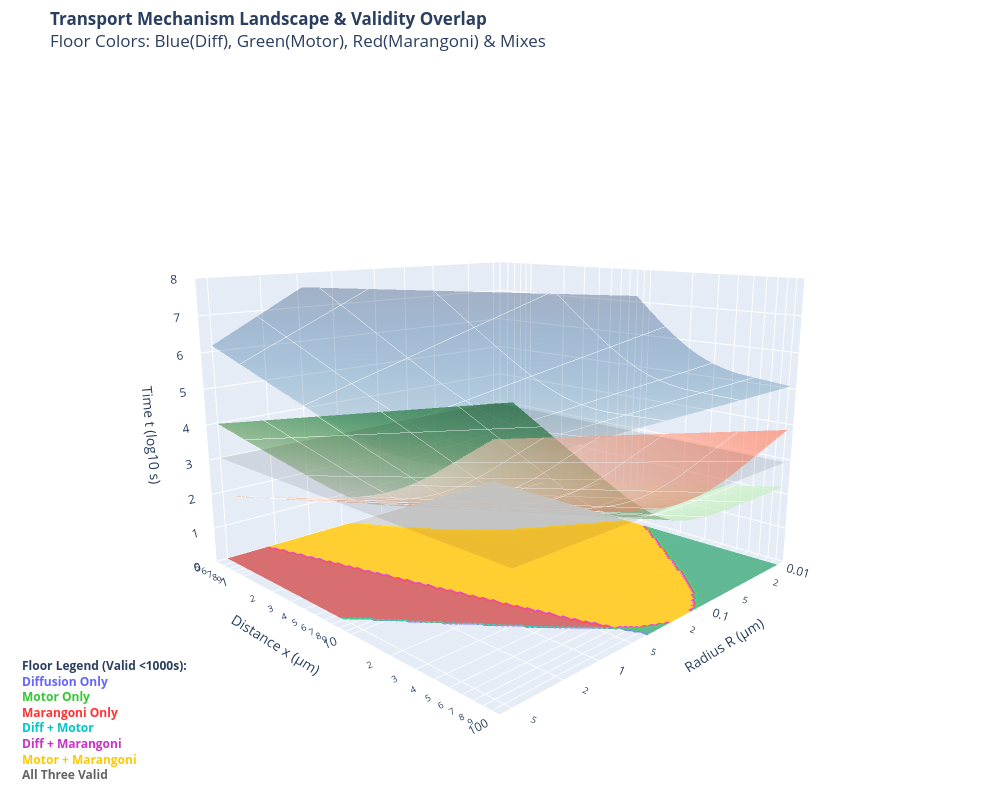

Write notebook code for a chart like this one.
### Code cell
import numpy as np
import plotly.graph_objects as go
from scipy.optimize import brentq

# --- 1. 物理参数定义 ---
KB_T = 4.11e-21      # Boltzmann constant * T (300K)
eta_sol = 0.1        # 细胞质溶剂粘度 (Pa*s)
xi = 50e-9           # 网孔尺寸 (m)
G0 = 200.0           # 骨架弹性模量 (Pa)
tau = 0.1            # 骨架松弛时间 (s)

# Marangoni 参数
grad_sigma = 4.0     # 表面张力梯度 (Pa)

# Motor 参数
N_motor = 1          # 恒定马达数量
F_stall_single = 5e-12 
F_stall_total = N_motor * F_stall_single
v_motor_max = 0.5e-6 

# 时间限制
TIME_LIMIT_S = 1000.0

# Z轴范围设定 (User Request: 10^0 to 10^8)
Z_MIN_AXIS = 0  # 10^0 = 1s
Z_MAX_AXIS = 8  # 10^8s
Z_FLOOR = 0     # 投影平面放置在 Z=0 (1s) 处

# --- 2. 坐标网格定义 ---
num_points = 120
R_vals = np.logspace(-8, -5.3, num_points) # 10nm - 5um
# Distance x: 0.5um to 100um (User Request)
x_vals = np.logspace(np.log10(0.5e-6), np.log10(100e-6), num_points) 

R_mesh, x_mesh = np.meshgrid(R_vals, x_vals)

# --- 3. 核心物理计算函数 ---
def drag_force(v, R):
    if R >= xi:
        f_poro = 6 * np.pi * eta_sol * (R**3 / xi**2) * v
    else:
        f_poro = 6 * np.pi * eta_sol * R * v
    
    if v == 0:
        f_visco = 0
    else:
        f_visco = G0 * (R**2) * (1 - np.exp(-v * tau / R))
    return f_poro + f_visco

def get_friction_coefficient(R):
    if R >= xi:
        gamma_poro = 6 * np.pi * eta_sol * (R**3 / xi**2)
    else:
        gamma_poro = 6 * np.pi * eta_sol * R
    gamma_visco = G0 * R * tau
    return gamma_poro + gamma_visco

# --- 4. 数据计算 ---
v_mar_list = []
v_mot_list = []
D_diff_list = []

for R in R_vals:
    # Marangoni
    drive_m = 2 * np.pi * (R**2) * grad_sigma
    def func_m(v): return drive_m - drag_force(v, R)
    try: v_m = brentq(func_m, 0, 2.0)
    except: v_m = 1e-20
    v_mar_list.append(v_m)
    
    # Motor
    def func_mot(v):
        if v < 0: return F_stall_total
        if v > v_motor_max: return -drag_force(v, R)
        drive = F_stall_total * (1 - v / v_motor_max)
        return drive - drag_force(v, R)
    try:
        if drag_force(0, R) > F_stall_total: v_mot = 0
        else:
             try: v_mot = brentq(func_mot, 0, v_motor_max)
             except ValueError: v_mot = 1e-20
    except: v_mot = 1e-20
    if v_mot < 1e-15: v_mot = 1e-20
    v_mot_list.append(v_mot)
    
    # Diffusion
    gamma = get_friction_coefficient(R)
    D = KB_T / gamma
    D_diff_list.append(D)

v_mar_arr = np.array(v_mar_list)
v_mot_arr = np.array(v_mot_list)
D_diff_arr = np.array(D_diff_list)

# --- 5. 时间曲面计算 Z = log10(Time) ---
T_mar = x_mesh / v_mar_arr[None, :] 
T_mot = x_mesh / v_mot_arr[None, :]
T_diff = (x_mesh**2) / (4 * D_diff_arr[None, :])

Z_mar = np.log10(T_mar)
Z_mot = np.log10(T_mot)
Z_diff = np.log10(T_diff)

# Clip surfaces for visualization (so they don't break the graph scaling)
# Clipping lower bound to Z_FLOOR to keep graph clean, upper to Z_MAX_AXIS
Z_mar_clip = np.clip(Z_mar, -2, Z_MAX_AXIS + 1)
Z_mot_clip = np.clip(Z_mot, -2, Z_MAX_AXIS + 1)
Z_diff_clip = np.clip(Z_diff, -2, Z_MAX_AXIS + 1)

# --- 6. 底部叠加投影图 (Overlay Projection Map) ---
# Logic: Additive color mixing based on binary flags
# Bit 0: Diffusion valid (Value 1) -> Blue
# Bit 1: Motor valid (Value 2) -> Green
# Bit 2: Marangoni valid (Value 4) -> Red

Z_floor_color = np.zeros_like(Z_diff) # Initialize with 0 (None)
Z_floor_surface = np.full_like(Z_diff, Z_FLOOR) # Place at Z=0

for i in range(num_points): # x index
    for j in range(num_points): # R index
        val = 0
        # Check Diffusion
        if T_diff[i, j] <= TIME_LIMIT_S:
            val += 1
        # Check Motor
        if T_mot[i, j] <= TIME_LIMIT_S:
            val += 2
        # Check Marangoni
        if T_mar[i, j] <= TIME_LIMIT_S:
            val += 4
            
        Z_floor_color[i, j] = val

# Define Discrete Colorscale for 0-7
# 0: None (Transparent/White)
# 1: Diff (Blue)
# 2: Mot (Green)
# 3: Diff+Mot (Cyan)
# 4: Mar (Red)
# 5: Diff+Mar (Purple - rare)
# 6: Mot+Mar (Yellow/Orange)
# 7: All (White/Gray)

# Normalize values to [0, 1] for colorscale: Value/7
colorscale_overlay = [
    [0.0, 'rgba(255,255,255,0)'],     # 0: None (Transparent)
    [0.142, 'rgba(255,255,255,0)'],
    
    [0.142, 'rgb(100, 100, 255)'],    # 1: Blue (Diff)
    [0.285, 'rgb(100, 100, 255)'],
    
    [0.285, 'rgb(50, 200, 50)'],      # 2: Green (Mot)
    [0.428, 'rgb(50, 200, 50)'],
    
    [0.428, 'rgb(0, 200, 200)'],      # 3: Cyan (Diff + Mot)
    [0.571, 'rgb(0, 200, 200)'],
    
    [0.571, 'rgb(255, 50, 50)'],      # 4: Red (Mar)
    [0.714, 'rgb(255, 50, 50)'],
    
    [0.714, 'rgb(200, 50, 200)'],     # 5: Purple (Diff + Mar)
    [0.857, 'rgb(200, 50, 200)'],
    
    [0.857, 'rgb(255, 200, 0)'],      # 6: Yellow (Mot + Mar)
    [0.999, 'rgb(255, 200, 0)'],
    
    [0.999, 'rgb(200, 200, 200)'],    # 7: Gray/White (All)
    [1.0, 'rgb(200, 200, 200)']
]

# --- 7. Plotly 3D 绘图 ---
R_disp = R_vals * 1e6 # um
x_disp = x_vals * 1e6 # um

fig = go.Figure()

# Grid style
contours_style = {
    "x": {"show": True, "start": np.log10(R_disp[0]), "end": np.log10(R_disp[-1]), "size": 0.5, "color": "white", "width": 1},
    "y": {"show": True, "start": np.log10(x_disp[0]), "end": np.log10(x_disp[-1]), "size": 0.5, "color": "white", "width": 1}
}

# 1. Diffusion Surface
fig.add_trace(go.Surface(
    z=Z_diff_clip, x=R_disp, y=x_disp,
    name="<span style='color: rgb(100, 100, 255)'>Passive Diffusion</span>", # Colored Text
    colorscale='Blues',
    cmin=0, cmax=8, opacity=0.3, showscale=False, contours=contours_style,
    hovertemplate="Diffusion<br>Time: 10^%{z:.2f} s"
))

# 2. Motor Surface
fig.add_trace(go.Surface(
    z=Z_mot_clip, x=R_disp, y=x_disp,
    name="<span style='color: rgb(50, 200, 50)'>Motor Transport</span>", # Colored Text
    colorscale='Greens',
    cmin=0, cmax=8, opacity=0.7, showscale=False, contours=contours_style,
    hovertemplate="Motor<br>Time: 10^%{z:.2f} s"
))

# 3. Marangoni Surface
fig.add_trace(go.Surface(
    z=Z_mar_clip, x=R_disp, y=x_disp,
    name="<span style='color: rgb(255, 50, 50)'>Marangoni</span>", # Colored Text
    colorscale='Reds',
    cmin=0, cmax=8, opacity=0.6, showscale=False, contours=contours_style,
    hovertemplate="Marangoni<br>Time: 10^%{z:.2f} s"
))

# 4. Floor Projection (Additive Colors)
fig.add_trace(go.Surface(
    z=Z_floor_surface, x=R_disp, y=x_disp,
    surfacecolor=Z_floor_color,
    colorscale=colorscale_overlay,
    cmin=0, cmax=7,
    showscale=False, opacity=0.9,
    name='Valid Regions (<1000s)',
    hovertemplate="<b>Region Map</b><br>Overlap of valid mechanisms"
))

# 5. 1000s Limit Plane (at Z=3)
plane_R, plane_x = np.meshgrid(np.linspace(R_disp[0], R_disp[-1], 2), np.linspace(x_disp[0], x_disp[-1], 2))
plane_z_3 = np.full_like(plane_R, np.log10(1000))
fig.add_trace(go.Surface(
    z=plane_z_3, x=plane_R, y=plane_x,
    name='1000s Threshold', colorscale=[[0, 'black'], [1, 'black']],
    opacity=0.1, showscale=False, hoverinfo='skip'
))

# Layout
fig.update_layout(
    title='<b>Transport Mechanism Landscape & Validity Overlap</b><br>Floor Colors: Blue(Diff), Green(Motor), Red(Marangoni) & Mixes',
    scene=dict(
        xaxis=dict(title='Radius R (μm)', type='log'),
        yaxis=dict(title='Distance x (μm)', type='log', range=[np.log10(0.5), np.log10(100)]),
        zaxis=dict(title='Time t (log10 s)', range=[Z_MIN_AXIS, Z_MAX_AXIS]), # 10^0 to 10^8
        camera=dict(eye=dict(x=1.5, y=1.5, z=0.5)),
        aspectmode='manual', aspectratio=dict(x=1, y=1, z=0.7)
    ),
    width=1000, height=800,
    margin=dict(l=0, r=0, b=0, t=50)
)

# Legend annotation (Updated with colored text instead of swatches)
legend_text = (
    "<b>Floor Legend (Valid <1000s):</b><br>"
    "<span style='color:rgb(100, 100, 255)'><b>Diffusion Only</b></span><br>"
    "<span style='color:rgb(50, 200, 50)'><b>Motor Only</b></span><br>"
    "<span style='color:rgb(255, 50, 50)'><b>Marangoni Only</b></span><br>"
    "<span style='color:rgb(0, 200, 200)'><b>Diff + Motor</b></span><br>"
    "<span style='color:rgb(200, 50, 200)'><b>Diff + Marangoni</b></span><br>"
    "<span style='color:rgb(255, 200, 0)'><b>Motor + Marangoni</b></span><br>"
    "<span style='color:rgb(100, 100, 100)'><b>All Three Valid</b></span>"
)

fig.add_annotation(
    text=legend_text,
    xref="paper", yref="paper", x=0.02, y=0.02, 
    showarrow=False, align="left", bgcolor="rgba(255,255,255,0.8)"
)

fig.write_html("Transport_Landscape_Overlap.html")
fig.show()

### Figure 1 — Plotly figure (JSON) as saved in the notebook; plotly's stock layout.template omitted (floating-point values rounded to 4 significant figures; data arrays with more than 128 entries replaced by an {"elided": "..."} marker saying what was removed)
{"data": [{"cmax": 8, "cmin": 0, "colorscale": [[0, "rgb(247,251,255)"], [0.125, "rgb(222,235,247)"], [0.25, "rgb(198,219,239)"], [0.375, "rgb(158,202,225)"], [0.5, "rgb(107,174,214)"], [0.625, "rgb(66,146,198)"], [0.75, "rgb(33,113,181)"], [0.875, "rgb(8,81,156)"], [1, "rgb(8,48,107)"]], "contours": {"x": {"color": "white", "end": 0.7, "show": true, "size": 0.5, "start": -2, "width": 1}, "y": {"color": "white", "end": 2, "show": true, "size": 0.5, "start": -0.301, "width": 1}}, "hovertemplate": "Diffusion<br>Time: 10^%{z:.2f} s", "name": "<span style='color: rgb(100, 100, 255)'>Passive Diffusion</span>", "opacity": 0.3, "showscale": false, "type": "surface", "x": [0.01, 0.01054, 0.0111, 0.0117, 0.01232, 0.01299, 0.01368, 0.01442, 0.01519, 0.016, 0.01686, 0.01777, 0.01872, 0.01972, 0.02078, 0.02189, 0.02307, 0.02431, 0.02561, 0.02698, 0.02843, 0.02996, 0.03156, 0.03325, 0.03504, 0.03692, 0.0389, 0.04098, 0.04318, 0.0455, 0.04794, 0.05051, 0.05322, 0.05607, 0.05908, 0.06225, 0.06559, 0.0691, 0.07281, 0.07671, 0.08083, 0.08516, 0.08973, 0.09454, 0.09961, 0.105, 0.1106, 0.1165, 0.1228, 0.1293, 0.1363, 0.1436, 0.1513, 0.1594, 0.168, 0.177, 0.1865, 0.1965, 0.207, 0.2181, 0.2298, 0.2421, 0.2551, 0.2688, 0.2832, 0.2984, 0.3144, 0.3313, 0.349, 0.3677, 0.3875, 0.4082, 0.4301, 0.4532, 0.4775, 0.5031, 0.5301, 0.5585, 0.5885, 0.6201, 0.6533, 0.6884, 0.7253, 0.7642, 0.8052, 0.8483, 0.8938, 0.9418, 0.9923, 1.046, 1.102, 1.161, 1.223, 1.288, 1.358, 1.43, 1.507, 1.588, 1.673, 1.763, 1.857, 1.957, 2.062, 2.173, 2.289, 2.412, 2.541, 2.678, 2.821, 2.972, 3.132, 3.3, 3.477, 3.663, 3.86, 4.067, 4.285, 4.515, 4.757, 5.012], "y": [0.5, 0.5228, 0.5466, 0.5715, 0.5975, 0.6247, 0.6531, 0.6828, 0.7139, 0.7464, 0.7804, 0.816, 0.8531, 0.892, 0.9326, 0.975, 1.019, 1.066, 1.114, 1.165, 1.218, 1.274, 1.332, 1.392, 1.456, 1.522, 1.591, 1.664, 1.739, 1.819, 1.901, 1.988, 2.078, 2.173, 2.272, 2.375, 2.484, 2.597, 2.715, 2.839, 2.968, 3.103, 3.244, 3.392, 3.546, 3.708, 3.877, 4.053, 4.238, 4.431, 4.632, 4.843, 5.064, 5.294, 5.535, 5.787, 6.051, 6.326, 6.614, 6.915, 7.23, 7.559, 7.904, 8.263, 8.64, 9.033, 9.444, 9.874, 10.32, 10.79, 11.29, 11.8, 12.34, 12.9, 13.49, 14.1, 14.74, 15.41, 16.11, 16.85, 17.61, 18.42, 19.26, 20.13, 21.05, 22.01, 23.01, 24.06, 25.15, 26.3, 27.49, 28.75, 30.06, 31.42, 32.85, 34.35, 35.91, 37.55, 39.26, 41.05, 42.91, 44.87, 46.91, 49.05, 51.28, 53.62, 56.06, 58.61, 61.28, 64.07, 66.98, 70.03, 73.22, 76.56, 80.04, 83.69, 87.5, 91.48, 95.65, 100], "z": {"elided": "120x120 float values"}}, {"cmax": 8, "cmin": 0, "colorscale": [[0, "rgb(247,252,245)"], [0.125, "rgb(229,245,224)"], [0.25, "rgb(199,233,192)"], [0.375, "rgb(161,217,155)"], [0.5, "rgb(116,196,118)"], [0.625, "rgb(65,171,93)"], [0.75, "rgb(35,139,69)"], [0.875, "rgb(0,109,44)"], [1, "rgb(0,68,27)"]], "contours": {"x": {"color": "white", "end": 0.7, "show": true, "size": 0.5, "start": -2, "width": 1}, "y": {"color": "white", "end": 2, "show": true, "size": 0.5, "start": -0.301, "width": 1}}, "hovertemplate": "Motor<br>Time: 10^%{z:.2f} s", "name": "<span style='color: rgb(50, 200, 50)'>Motor Transport</span>", "opacity": 0.7, "showscale": false, "type": "surface", "x": [0.01, 0.01054, 0.0111, 0.0117, 0.01232, 0.01299, 0.01368, 0.01442, 0.01519, 0.016, 0.01686, 0.01777, 0.01872, 0.01972, 0.02078, 0.02189, 0.02307, 0.02431, 0.02561, 0.02698, 0.02843, 0.02996, 0.03156, 0.03325, 0.03504, 0.03692, 0.0389, 0.04098, 0.04318, 0.0455, 0.04794, 0.05051, 0.05322, 0.05607, 0.05908, 0.06225, 0.06559, 0.0691, 0.07281, 0.07671, 0.08083, 0.08516, 0.08973, 0.09454, 0.09961, 0.105, 0.1106, 0.1165, 0.1228, 0.1293, 0.1363, 0.1436, 0.1513, 0.1594, 0.168, 0.177, 0.1865, 0.1965, 0.207, 0.2181, 0.2298, 0.2421, 0.2551, 0.2688, 0.2832, 0.2984, 0.3144, 0.3313, 0.349, 0.3677, 0.3875, 0.4082, 0.4301, 0.4532, 0.4775, 0.5031, 0.5301, 0.5585, 0.5885, 0.6201, 0.6533, 0.6884, 0.7253, 0.7642, 0.8052, 0.8483, 0.8938, 0.9418, 0.9923, 1.046, 1.102, 1.161, 1.223, 1.288, 1.358, 1.43, 1.507, 1.588, 1.673, 1.763, 1.857, 1.957, 2.062, 2.173, 2.289, 2.412, 2.541, 2.678, 2.821, 2.972, 3.132, 3.3, 3.477, 3.663, 3.86, 4.067, 4.285, 4.515, 4.757, 5.012], "y": [0.5, 0.5228, 0.5466, 0.5715, 0.5975, 0.6247, 0.6531, 0.6828, 0.7139, 0.7464, 0.7804, 0.816, 0.8531, 0.892, 0.9326, 0.975, 1.019, 1.066, 1.114, 1.165, 1.218, 1.274, 1.332, 1.392, 1.456, 1.522, 1.591, 1.664, 1.739, 1.819, 1.901, 1.988, 2.078, 2.173, 2.272, 2.375, 2.484, 2.597, 2.715, 2.839, 2.968, 3.103, 3.244, 3.392, 3.546, 3.708, 3.877, 4.053, 4.238, 4.431, 4.632, 4.843, 5.064, 5.294, 5.535, 5.787, 6.051, 6.326, 6.614, 6.915, 7.23, 7.559, 7.904, 8.263, 8.64, 9.033, 9.444, 9.874, 10.32, 10.79, 11.29, 11.8, 12.34, 12.9, 13.49, 14.1, 14.74, 15.41, 16.11, 16.85, 17.61, 18.42, 19.26, 20.13, 21.05, 22.01, 23.01, 24.06, 25.15, 26.3, 27.49, 28.75, 30.06, 31.42, 32.85, 34.35, 35.91, 37.55, 39.26, 41.05, 42.91, 44.87, 46.91, 49.05, 51.28, 53.62, 56.06, 58.61, 61.28, 64.07, 66.98, 70.03, 73.22, 76.56, 80.04, 83.69, 87.5, 91.48, 95.65, 100], "z": {"elided": "120x120 float values"}}, {"cmax": 8, "cmin": 0, "colorscale": [[0, "rgb(255,245,240)"], [0.125, "rgb(254,224,210)"], [0.25, "rgb(252,187,161)"], [0.375, "rgb(252,146,114)"], [0.5, "rgb(251,106,74)"], [0.625, "rgb(239,59,44)"], [0.75, "rgb(203,24,29)"], [0.875, "rgb(165,15,21)"], [1, "rgb(103,0,13)"]], "contours": {"x": {"color": "white", "end": 0.7, "show": true, "size": 0.5, "start": -2, "width": 1}, "y": {"color": "white", "end": 2, "show": true, "size": 0.5, "start": -0.301, "width": 1}}, "hovertemplate": "Marangoni<br>Time: 10^%{z:.2f} s", "name": "<span style='color: rgb(255, 50, 50)'>Marangoni</span>", "opacity": 0.6, "showscale": false, "type": "surface", "x": [0.01, 0.01054, 0.0111, 0.0117, 0.01232, 0.01299, 0.01368, 0.01442, 0.01519, 0.016, 0.01686, 0.01777, 0.01872, 0.01972, 0.02078, 0.02189, 0.02307, 0.02431, 0.02561, 0.02698, 0.02843, 0.02996, 0.03156, 0.03325, 0.03504, 0.03692, 0.0389, 0.04098, 0.04318, 0.0455, 0.04794, 0.05051, 0.05322, 0.05607, 0.05908, 0.06225, 0.06559, 0.0691, 0.07281, 0.07671, 0.08083, 0.08516, 0.08973, 0.09454, 0.09961, 0.105, 0.1106, 0.1165, 0.1228, 0.1293, 0.1363, 0.1436, 0.1513, 0.1594, 0.168, 0.177, 0.1865, 0.1965, 0.207, 0.2181, 0.2298, 0.2421, 0.2551, 0.2688, 0.2832, 0.2984, 0.3144, 0.3313, 0.349, 0.3677, 0.3875, 0.4082, 0.4301, 0.4532, 0.4775, 0.5031, 0.5301, 0.5585, 0.5885, 0.6201, 0.6533, 0.6884, 0.7253, 0.7642, 0.8052, 0.8483, 0.8938, 0.9418, 0.9923, 1.046, 1.102, 1.161, 1.223, 1.288, 1.358, 1.43, 1.507, 1.588, 1.673, 1.763, 1.857, 1.957, 2.062, 2.173, 2.289, 2.412, 2.541, 2.678, 2.821, 2.972, 3.132, 3.3, 3.477, 3.663, 3.86, 4.067, 4.285, 4.515, 4.757, 5.012], "y": [0.5, 0.5228, 0.5466, 0.5715, 0.5975, 0.6247, 0.6531, 0.6828, 0.7139, 0.7464, 0.7804, 0.816, 0.8531, 0.892, 0.9326, 0.975, 1.019, 1.066, 1.114, 1.165, 1.218, 1.274, 1.332, 1.392, 1.456, 1.522, 1.591, 1.664, 1.739, 1.819, 1.901, 1.988, 2.078, 2.173, 2.272, 2.375, 2.484, 2.597, 2.715, 2.839, 2.968, 3.103, 3.244, 3.392, 3.546, 3.708, 3.877, 4.053, 4.238, 4.431, 4.632, 4.843, 5.064, 5.294, 5.535, 5.787, 6.051, 6.326, 6.614, 6.915, 7.23, 7.559, 7.904, 8.263, 8.64, 9.033, 9.444, 9.874, 10.32, 10.79, 11.29, 11.8, 12.34, 12.9, 13.49, 14.1, 14.74, 15.41, 16.11, 16.85, 17.61, 18.42, 19.26, 20.13, 21.05, 22.01, 23.01, 24.06, 25.15, 26.3, 27.49, 28.75, 30.06, 31.42, 32.85, 34.35, 35.91, 37.55, 39.26, 41.05, 42.91, 44.87, 46.91, 49.05, 51.28, 53.62, 56.06, 58.61, 61.28, 64.07, 66.98, 70.03, 73.22, 76.56, 80.04, 83.69, 87.5, 91.48, 95.65, 100], "z": {"elided": "120x120 float values"}}, {"cmax": 7, "cmin": 0, "colorscale": [[0, "rgba(255,255,255,0)"], [0.142, "rgba(255,255,255,0)"], [0.142, "rgb(100, 100, 255)"], [0.285, "rgb(100, 100, 255)"], [0.285, "rgb(50, 200, 50)"], [0.428, "rgb(50, 200, 50)"], [0.428, "rgb(0, 200, 200)"], [0.571, "rgb(0, 200, 200)"], [0.571, "rgb(255, 50, 50)"], [0.714, "rgb(255, 50, 50)"], [0.714, "rgb(200, 50, 200)"], [0.857, "rgb(200, 50, 200)"], [0.857, "rgb(255, 200, 0)"], [0.999, "rgb(255, 200, 0)"], [0.999, "rgb(200, 200, 200)"], [1, "rgb(200, 200, 200)"]], "hovertemplate": "<b>Region Map</b><br>Overlap of valid mechanisms", "name": "Valid Regions (<1000s)", "opacity": 0.9, "showscale": false, "surfacecolor": {"elided": "120x120 int values"}, "type": "surface", "x": [0.01, 0.01054, 0.0111, 0.0117, 0.01232, 0.01299, 0.01368, 0.01442, 0.01519, 0.016, 0.01686, 0.01777, 0.01872, 0.01972, 0.02078, 0.02189, 0.02307, 0.02431, 0.02561, 0.02698, 0.02843, 0.02996, 0.03156, 0.03325, 0.03504, 0.03692, 0.0389, 0.04098, 0.04318, 0.0455, 0.04794, 0.05051, 0.05322, 0.05607, 0.05908, 0.06225, 0.06559, 0.0691, 0.07281, 0.07671, 0.08083, 0.08516, 0.08973, 0.09454, 0.09961, 0.105, 0.1106, 0.1165, 0.1228, 0.1293, 0.1363, 0.1436, 0.1513, 0.1594, 0.168, 0.177, 0.1865, 0.1965, 0.207, 0.2181, 0.2298, 0.2421, 0.2551, 0.2688, 0.2832, 0.2984, 0.3144, 0.3313, 0.349, 0.3677, 0.3875, 0.4082, 0.4301, 0.4532, 0.4775, 0.5031, 0.5301, 0.5585, 0.5885, 0.6201, 0.6533, 0.6884, 0.7253, 0.7642, 0.8052, 0.8483, 0.8938, 0.9418, 0.9923, 1.046, 1.102, 1.161, 1.223, 1.288, 1.358, 1.43, 1.507, 1.588, 1.673, 1.763, 1.857, 1.957, 2.062, 2.173, 2.289, 2.412, 2.541, 2.678, 2.821, 2.972, 3.132, 3.3, 3.477, 3.663, 3.86, 4.067, 4.285, 4.515, 4.757, 5.012], "y": [0.5, 0.5228, 0.5466, 0.5715, 0.5975, 0.6247, 0.6531, 0.6828, 0.7139, 0.7464, 0.7804, 0.816, 0.8531, 0.892, 0.9326, 0.975, 1.019, 1.066, 1.114, 1.165, 1.218, 1.274, 1.332, 1.392, 1.456, 1.522, 1.591, 1.664, 1.739, 1.819, 1.901, 1.988, 2.078, 2.173, 2.272, 2.375, 2.484, 2.597, 2.715, 2.839, 2.968, 3.103, 3.244, 3.392, 3.546, 3.708, 3.877, 4.053, 4.238, 4.431, 4.632, 4.843, 5.064, 5.294, 5.535, 5.787, 6.051, 6.326, 6.614, 6.915, 7.23, 7.559, 7.904, 8.263, 8.64, 9.033, 9.444, 9.874, 10.32, 10.79, 11.29, 11.8, 12.34, 12.9, 13.49, 14.1, 14.74, 15.41, 16.11, 16.85, 17.61, 18.42, 19.26, 20.13, 21.05, 22.01, 23.01, 24.06, 25.15, 26.3, 27.49, 28.75, 30.06, 31.42, 32.85, 34.35, 35.91, 37.55, 39.26, 41.05, 42.91, 44.87, 46.91, 49.05, 51.28, 53.62, 56.06, 58.61, 61.28, 64.07, 66.98, 70.03, 73.22, 76.56, 80.04, 83.69, 87.5, 91.48, 95.65, 100], "z": {"elided": "120x120 int values"}}, {"colorscale": [[0, "black"], [1, "black"]], "hoverinfo": "skip", "name": "1000s Threshold", "opacity": 0.1, "showscale": false, "type": "surface", "x": [[0.01, 5.012], [0.01, 5.012]], "y": [[0.5, 0.5], [100, 100]], "z": [[3, 3], [3, 3]]}], "layout": {"annotations": [{"align": "left", "bgcolor": "rgba(255,255,255,0.8)", "showarrow": false, "text": "<b>Floor Legend (Valid <1000s):</b><br><span style='color:rgb(100, 100, 255)'><b>Diffusion Only</b></span><br><span style='color:rgb(50, 200, 50)'><b>Motor Only</b></span><br><span style='color:rgb(255, 50, 50)'><b>Marangoni Only</b></span><br><span style='color:rgb(0, 200, 200)'><b>Diff + Motor</b></span><br><span style='color:rgb(200, 50, 200)'><b>Diff + Marangoni</b></span><br><span style='color:rgb(255, 200, 0)'><b>Motor + Marangoni</b></span><br><span style='color:rgb(100, 100, 100)'><b>All Three Valid</b></span>", "x": 0.02, "xref": "paper", "y": 0.02, "yref": "paper"}], "height": 800, "margin": {"b": 0, "l": 0, "r": 0, "t": 50}, "scene": {"aspectmode": "manual", "aspectratio": {"x": 1, "y": 1, "z": 0.7}, "camera": {"eye": {"x": 1.5, "y": 1.5, "z": 0.5}}, "xaxis": {"title": {"text": "Radius R (μm)"}, "type": "log"}, "yaxis": {"range": [-0.301, 2], "title": {"text": "Distance x (μm)"}, "type": "log"}, "zaxis": {"range": [0, 8], "title": {"text": "Time t (log10 s)"}}}, "title": {"text": "<b>Transport Mechanism Landscape & Validity Overlap</b><br>Floor Colors: Blue(Diff), Green(Motor), Red(Marangoni) & Mixes"}, "width": 1000}}
